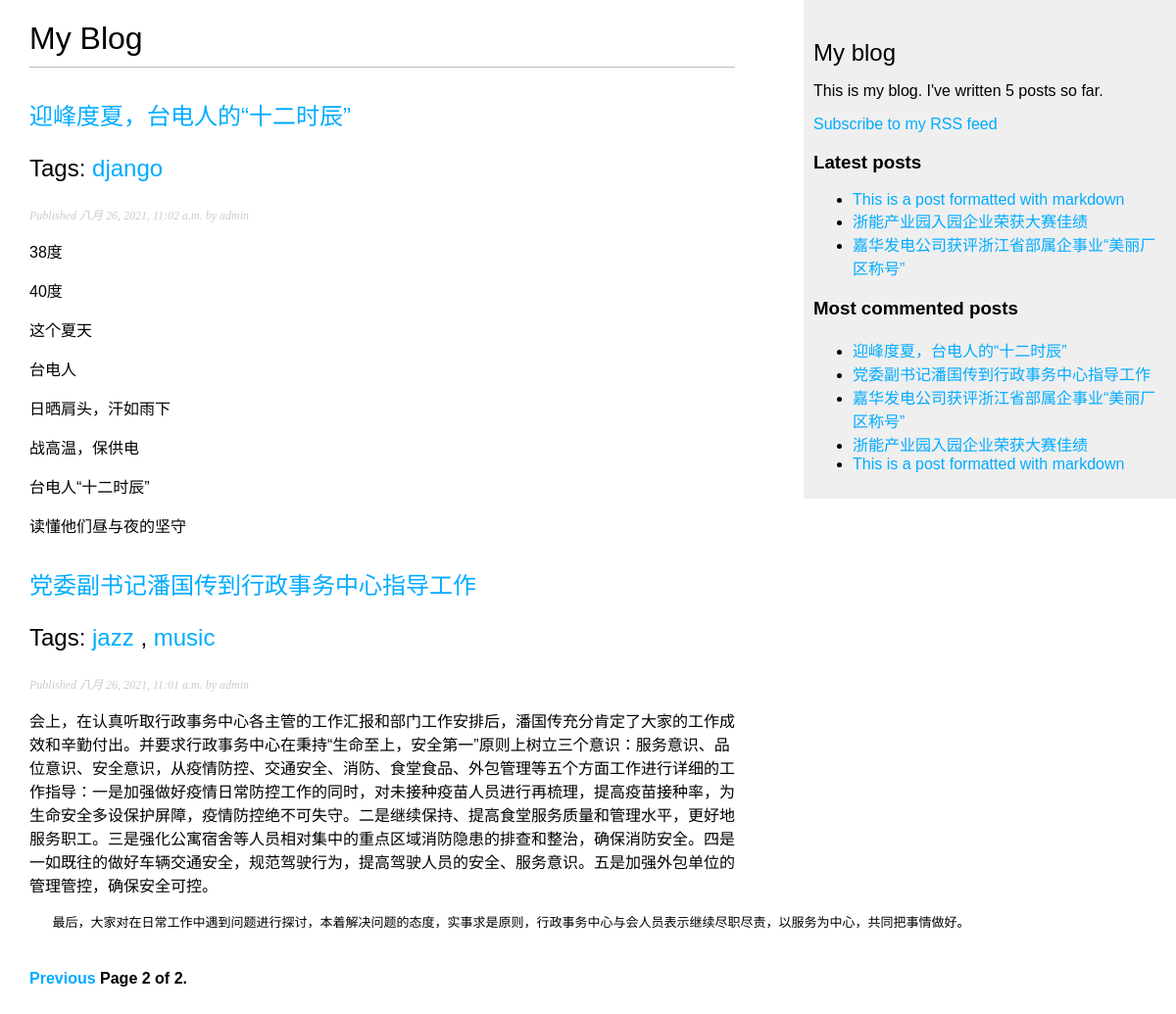
Screenshot of /blog/?page=2 with the database file from the repository.
### blog/models.py (models this page shows, shortened)
class Post(models.Model):
    STATUS_CHOICES = (
        ('draft', 'Draft'),
        ('published', 'Published'),
    )
    title = models.CharField(max_length=250)
    slug = models.SlugField(max_length=250,
                            unique_for_date='publish')
    author = models.ForeignKey(User,
                               on_delete=models.CASCADE,
                               related_name='blog_posts')
    body = models.TextField()
    publish = models.DateTimeField(default=timezone.now)
    created = models.DateTimeField(auto_now_add=True)
    updated = models.DateTimeField(auto_now=True)
    status = models.CharField(max_length=10,
                              choices=STATUS_CHOICES,
                              default='draft')
    objects = models.Manager()  # The default manager.
    published = PublishedManager()  # Our custom manager.
    class Meta:
        ordering = ('-publish',)
    def get_absolute_url(self):
        return reverse('blog:post_detail',
                       args=[self.publish.year,
                             self.publish.month,
                             self.publish.day,
                             self.slug])
    tags = TaggableManager()

### blog/views.py (the view)
# urls.py: path('', views.post_list, name='post_list'),
def post_list(request, tag_slug=None):
    object_list = Post.published.all()
    tag = None
    if tag_slug:
        tag = get_object_or_404(Tag, slug=tag_slug)
        object_list = object_list.filter(tags__in=[tag])
    paginator = Paginator(object_list, 3)  # 3 posts in each page
    page = request.GET.get('page')
    try:
        posts = paginator.page(page)
    except PageNotAnInteger:
        posts = paginator.page(1)
    except EmptyPage:
        posts = paginator.page(paginator.num_pages)
    return render(request,
                  'blog/post/list.html',
                  {'page': page,
                   'posts': posts,
                   'tag': tag
                   })

### blog/models.py (called while the page is built)
    def get_queryset(self):
        return super(PublishedManager, self).get_queryset().filter(status='published')

### blog/templatetags/blog_tags.py (called while the page is built)
@register.simple_tag
def total_posts():
    return Post.published.count()

@register.inclusion_tag('blog/post/latest_posts.html')
def show_latest_posts(count=5):
    latest_posts = Post.published.order_by('-publish')[:count]
    return {'latest_posts': latest_posts}

@register.simple_tag
def get_most_commented_posts(count=5):
    return Post.published.annotate(total_comments=Count('comments')).order_by('-total_comments')[:count]

@register.filter(name='markdown')
def markdown_format(text):
    return mark_safe(markdown.markdown(text))

### blog/templates/blog/post/list.html (shortened to what this page needs)
{% extends "blog/base.html" %}
{% load blog_tags %}
{% block content %}
  <h1>My Blog</h1>
  {% for post in posts %}
    <h2>
      <a href="{{ post.get_absolute_url }}">
        {{ post.title }}
      </a>
      <p class="tags">
        Tags:
        {% for tag in post.tags.all %}
          <a href="{% url "blog:post_list_by_tag" tag.slug %}">
            {{ tag.name }}
          </a>
          {% if not forloop.last %}, {% endif %}
        {% endfor %}
      </p>
    </h2>
    <p class="date">
      Published {{ post.publish }} by {{ post.author }}
    </p>
    {{ post.body|markdown|truncatewords_html:30 }}
  {% endfor %}
  {% include "pagination.html" with page=posts %}
{% endblock %}

### blog/templates/blog/base.html (shortened to what this page needs)
{% load blog_tags %} {% load static %}
<!DOCTYPE html>
<html>
  <head>
    <link href="{% static "css/blog.css" %}" rel="stylesheet">
  </head>
  <body>
    <div id="content">{% block content %} {% endblock %}</div>
    <div id="sidebar">
      <h2>My blog</h2>
      <p>This is my blog. I've written {% total_posts %} posts so far.</p>
      <p><a href="{% url "blog:post_feed" %}">Subscribe to my RSS feed</a></p>
      <h3>Latest posts</h3>
      {% show_latest_posts 3 %}
      <h3>Most commented posts</h3>
      {% get_most_commented_posts as most_commented_posts %}
      <ul>
        {% for post in most_commented_posts %}
        <li>
          <a href="{{ post.get_absolute_url }}">{{ post.title }}</a>
        </li>
        {% endfor %}
      </ul>
    </div>
  </body>
</html>

### blog/templates/blog/post/latest_posts.html
<ul>
    {% for post in latest_posts %}
    <li>
        <a href="{{ post.get_absolute_url }}">{{ post.title }}</a>
    </li>
    {% endfor %}
</ul>

### blog/static/css/blog.css (style rules this page uses)
body { margin:0; padding:0; font-family:helvetica, sans-serif; }
a { color:#00abff; text-decoration:none; }
h1 { font-weight:normal; border-bottom:1px solid #bbb; padding:0 0 10px 0; }
h2 { font-weight:normal; margin:30px 0 0; }
#content { float:left; width:60%; padding:0 0 0 30px; }
#sidebar { float:right; width:30%; padding:10px; background:#efefef; height:100%; }
p.date { color:#ccc; font-family: georgia, serif; font-size: 12px; font-style: italic; }

### rows the page displays
Post: title "迎峰度夏，台电人的“十二时辰”", publish "八月 26, 2021, 11:02 a.m.", author "admin", body "38度 40度 这个夏天 台电人 日晒肩头，汗如雨下 战高温，保供电 台电人“十二时辰” 读懂他们昼与夜的坚守"
Tag: name "django"
Post: title "党委副书记潘国传到行政事务中心指导工作", publish "八月 26, 2021, 11:01 a.m.", author "admin", body "会上，在认真听取行政事务中心各主管的工作汇报和部门工作安排后，潘国传充分肯定了大家的工作成效和辛勤付出。并要求行政事务中心在秉持“生命至上，安全第一”原则上树立三个意识：服务意识、品位意识、安全意识，从疫情防控、交通安全、消防、食堂食品、外包管理等五个方面工作进行详细的工作指导：一是加强做好疫情日常防控工作的同时，对未接种疫苗人员进行再梳理，提高疫苗接种率，为生命安全多设保护屏障，疫情防控绝不可失守。二是继续保持、提高食堂服务质量和管理水平，更好地服务职工。三是强化公寓宿舍等人员相对集中的重点区域消防隐患的排查和整治，确保消防安全。四是一如既往的做好车辆交通安全，规范驾驶行为，提高驾驶人员的安全、服务意识。五是加强外包单位的管理管控，确保安全可控。 最后，大家对在日常工作中遇到问题进行探讨，本着解决问题的态度，实事求是原则，行政事务中心与会人员表示继续尽职尽责，以服务为中心，共同把事情做好。"
Tag: name "jazz"
Tag: name "music"
Post: title "This is a post formatted with markdown"
Post: title "浙能产业园入园企业荣获大赛佳绩"
Post: title "嘉华发电公司获评浙江省部属企事业“美丽厂区称号”"

### other values shown
{{ page.number }} "2"
{{ page.paginator.num_pages }} "2"
